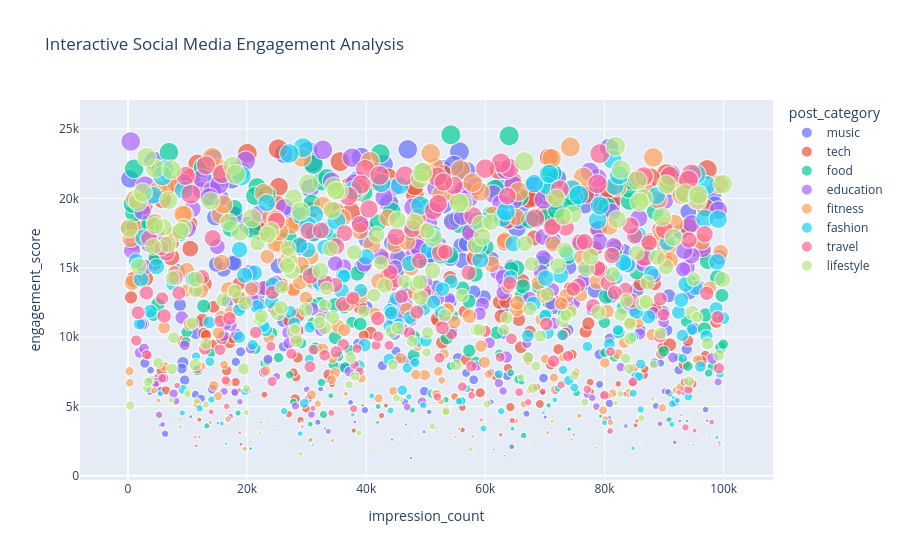

The cell this chart's notebook holds for it:
### Code cell
# Interactive Bubble Chart

fig = px.scatter(
    df.sample(min(1500, len(df)), random_state=42),
    x='impression_count',
    y='engagement_score',
    size='likes',
    color='post_category',
    hover_data=[
        'country',
        'post_type',
        'sentiment',
        'device_type'
    ],
    title='Interactive Social Media Engagement Analysis'
)

fig.show()

### Figure 1 — Plotly figure (JSON) as saved in the notebook; plotly's stock layout.template omitted (floating-point values rounded to 4 significant figures; data arrays with more than 128 entries replaced by an {"elided": "..."} marker saying what was removed)
{"data": [{"customdata": {"elided": "191x4 str values"}, "hovertemplate": "post_category=music<br>impression_count=%{x}<br>engagement_score=%{y}<br>likes=%{marker.size}<br>country=%{customdata[0]}<br>post_type=%{customdata[1]}<br>sentiment=%{customdata[2]}<br>device_type=%{customdata[3]}<extra></extra>", "legendgroup": "music", "marker": {"color": "#636efa", "size": {"elided": "191 float values"}, "sizemode": "area", "sizeref": 49.98, "symbol": "circle"}, "mode": "markers", "name": "music", "showlegend": true, "type": "scattergl", "x": {"elided": "191 int values"}, "xaxis": "x", "y": {"elided": "191 float values"}, "yaxis": "y"}, {"customdata": {"elided": "193x4 str values"}, "hovertemplate": "post_category=tech<br>impression_count=%{x}<br>engagement_score=%{y}<br>likes=%{marker.size}<br>country=%{customdata[0]}<br>post_type=%{customdata[1]}<br>sentiment=%{customdata[2]}<br>device_type=%{customdata[3]}<extra></extra>", "legendgroup": "tech", "marker": {"color": "#EF553B", "size": {"elided": "193 float values"}, "sizemode": "area", "sizeref": 49.98, "symbol": "circle"}, "mode": "markers", "name": "tech", "showlegend": true, "type": "scattergl", "x": {"elided": "193 int values"}, "xaxis": "x", "y": {"elided": "193 float values"}, "yaxis": "y"}, {"customdata": {"elided": "176x4 str values"}, "hovertemplate": "post_category=food<br>impression_count=%{x}<br>engagement_score=%{y}<br>likes=%{marker.size}<br>country=%{customdata[0]}<br>post_type=%{customdata[1]}<br>sentiment=%{customdata[2]}<br>device_type=%{customdata[3]}<extra></extra>", "legendgroup": "food", "marker": {"color": "#00cc96", "size": {"elided": "176 float values"}, "sizemode": "area", "sizeref": 49.98, "symbol": "circle"}, "mode": "markers", "name": "food", "showlegend": true, "type": "scattergl", "x": {"elided": "176 int values"}, "xaxis": "x", "y": {"elided": "176 float values"}, "yaxis": "y"}, {"customdata": {"elided": "188x4 str values"}, "hovertemplate": "post_category=education<br>impression_count=%{x}<br>engagement_score=%{y}<br>likes=%{marker.size}<br>country=%{customdata[0]}<br>post_type=%{customdata[1]}<br>sentiment=%{customdata[2]}<br>device_type=%{customdata[3]}<extra></extra>", "legendgroup": "education", "marker": {"color": "#ab63fa", "size": {"elided": "188 float values"}, "sizemode": "area", "sizeref": 49.98, "symbol": "circle"}, "mode": "markers", "name": "education", "showlegend": true, "type": "scattergl", "x": {"elided": "188 int values"}, "xaxis": "x", "y": {"elided": "188 float values"}, "yaxis": "y"}, {"customdata": {"elided": "213x4 str values"}, "hovertemplate": "post_category=fitness<br>impression_count=%{x}<br>engagement_score=%{y}<br>likes=%{marker.size}<br>country=%{customdata[0]}<br>post_type=%{customdata[1]}<br>sentiment=%{customdata[2]}<br>device_type=%{customdata[3]}<extra></extra>", "legendgroup": "fitness", "marker": {"color": "#FFA15A", "size": {"elided": "213 float values"}, "sizemode": "area", "sizeref": 49.98, "symbol": "circle"}, "mode": "markers", "name": "fitness", "showlegend": true, "type": "scattergl", "x": {"elided": "213 int values"}, "xaxis": "x", "y": {"elided": "213 float values"}, "yaxis": "y"}, {"customdata": {"elided": "184x4 str values"}, "hovertemplate": "post_category=fashion<br>impression_count=%{x}<br>engagement_score=%{y}<br>likes=%{marker.size}<br>country=%{customdata[0]}<br>post_type=%{customdata[1]}<br>sentiment=%{customdata[2]}<br>device_type=%{customdata[3]}<extra></extra>", "legendgroup": "fashion", "marker": {"color": "#19d3f3", "size": {"elided": "184 float values"}, "sizemode": "area", "sizeref": 49.98, "symbol": "circle"}, "mode": "markers", "name": "fashion", "showlegend": true, "type": "scattergl", "x": {"elided": "184 int values"}, "xaxis": "x", "y": {"elided": "184 float values"}, "yaxis": "y"}, {"customdata": {"elided": "166x4 str values"}, "hovertemplate": "post_category=travel<br>impression_count=%{x}<br>engagement_score=%{y}<br>likes=%{marker.size}<br>country=%{customdata[0]}<br>post_type=%{customdata[1]}<br>sentiment=%{customdata[2]}<br>device_type=%{customdata[3]}<extra></extra>", "legendgroup": "travel", "marker": {"color": "#FF6692", "size": {"elided": "166 float values"}, "sizemode": "area", "sizeref": 49.98, "symbol": "circle"}, "mode": "markers", "name": "travel", "showlegend": true, "type": "scattergl", "x": {"elided": "166 int values"}, "xaxis": "x", "y": {"elided": "166 float values"}, "yaxis": "y"}, {"customdata": {"elided": "189x4 str values"}, "hovertemplate": "post_category=lifestyle<br>impression_count=%{x}<br>engagement_score=%{y}<br>likes=%{marker.size}<br>country=%{customdata[0]}<br>post_type=%{customdata[1]}<br>sentiment=%{customdata[2]}<br>device_type=%{customdata[3]}<extra></extra>", "legendgroup": "lifestyle", "marker": {"color": "#B6E880", "size": {"elided": "189 float values"}, "sizemode": "area", "sizeref": 49.98, "symbol": "circle"}, "mode": "markers", "name": "lifestyle", "showlegend": true, "type": "scattergl", "x": {"elided": "189 int values"}, "xaxis": "x", "y": {"elided": "189 float values"}, "yaxis": "y"}], "layout": {"legend": {"itemsizing": "constant", "title": {"text": "post_category"}, "tracegroupgap": 0}, "title": {"text": "Interactive Social Media Engagement Analysis"}, "xaxis": {"anchor": "y", "domain": [0, 1], "title": {"text": "impression_count"}}, "yaxis": {"anchor": "x", "domain": [0, 1], "title": {"text": "engagement_score"}}}}
